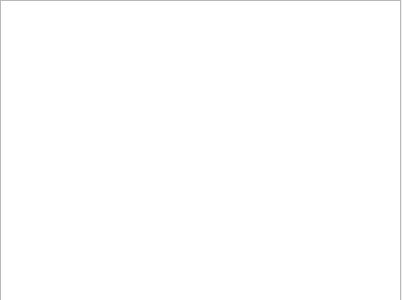
<?xml version="1.0" encoding="UTF-8"?>
<ui version="4.0">
 <class>Dialog</class>
 <widget class="QDialog" name="Dialog">
  <property name="geometry">
   <rect>
    <x>0</x>
    <y>0</y>
    <width>402</width>
    <height>300</height>
   </rect>
  </property>
  <property name="windowTitle">
   <string>Dialog</string>
  </property>
  <widget class="QTableWidget" name="tableWidget">
   <property name="geometry">
    <rect>
     <x>0</x>
     <y>0</y>
     <width>401</width>
     <height>301</height>
    </rect>
   </property>
  </widget>
 </widget>
 <resources/>
 <connections/>
</ui>
